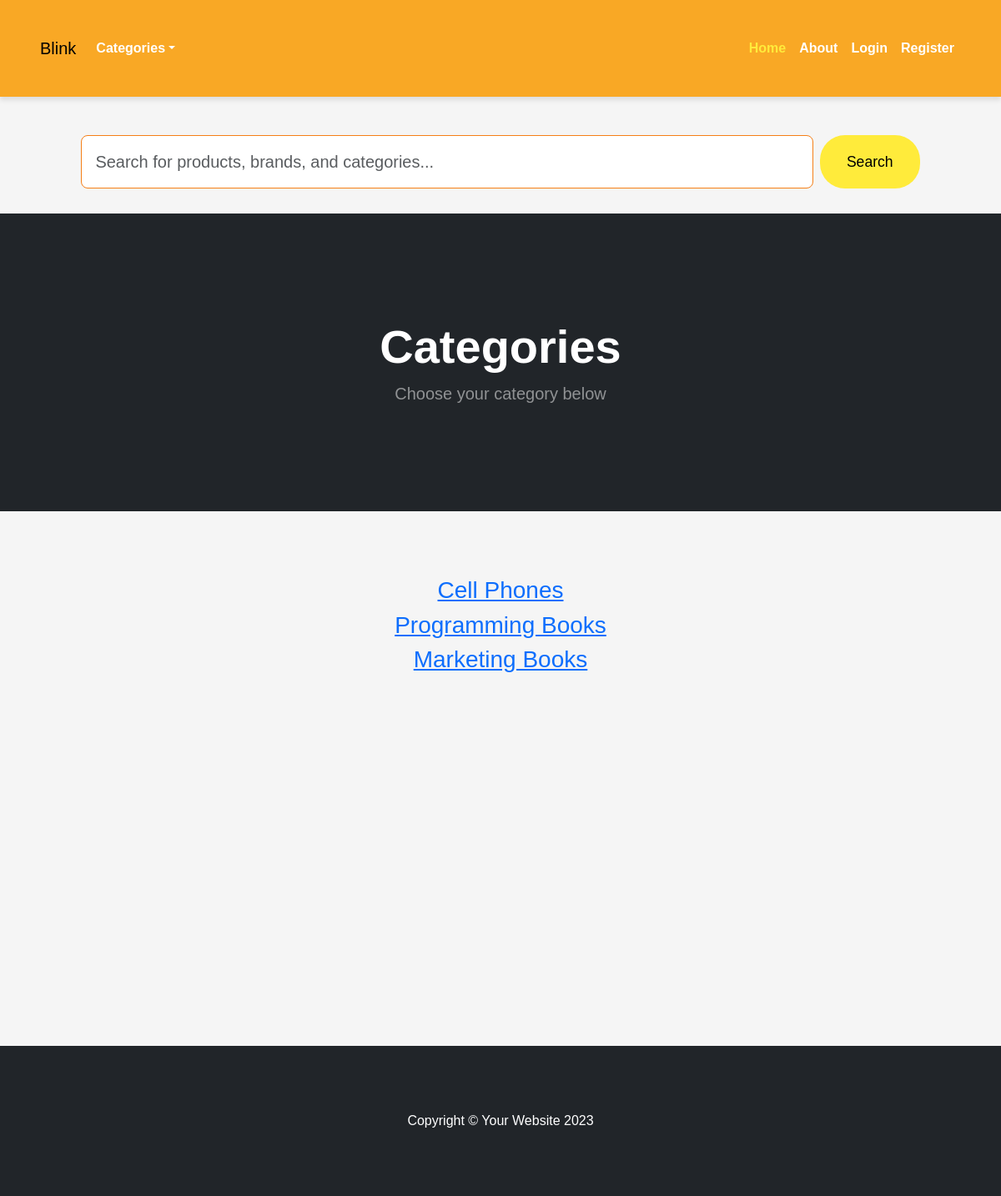
The app's page /category_summary with its own data.
### core/models.py (models this page shows)
class Category(models.Model): # categoty iof products
    name = models.CharField(max_length=50)
    def __str__(self):
        return self.name

### core/views.py (the view)
# urls.py: path('category_summary', views.category_summary, name='category_summary'),
def category_summary(request):
    categories = Category.objects.all()
    return render(request, 'core/category_summary.html',{'categories':categories})

### core/templates/core/category_summary.html
{% extends 'core/home.html' %}
{% block content %}
<header class="bg-dark py-5">
    <div class="container px-4 px-lg-5 my-5">
        <div class="text-center text-white">
            <h1 class="display-4 fw-bolder">Categories</h1>
            <p class="lead fw-normal text-white-50 mb-0">Choose your category below</p>
        </div>
    </div>
 </header>
 <div class="container">
    <div class="row">
        <center>
            <div class="col-8">
                <br><br>
                {% for category in categories %}
                <h3><a href="{% url 'category' category %}">{{category}} </a></h3>
                {% endfor %}
                <br><br> <br><br> <br> <br><br><br><br><br>
            </div>
        </center>
    </div>
 </div>
{% endblock %}

### core/templates/core/navbar.html (style rules this page uses)
body { background-color: #f5f5f5; font-family: 'Arial', sans-serif; color: #333; }
.container { max-width: 1200px; margin: auto; padding: 30px 15px; }

### records on screen
Category: name "Cell Phones"
Category: name "Programming Books"
Category: name "Marketing Books"
